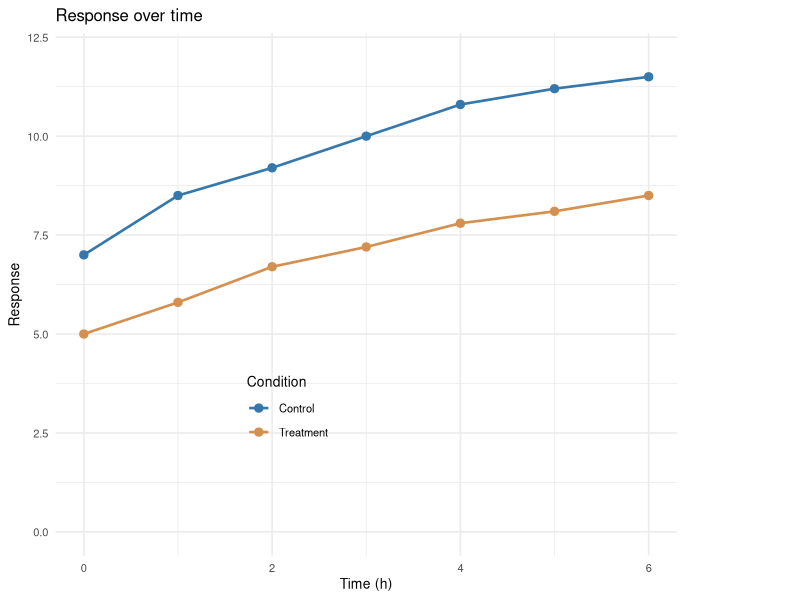

The R script that drew this image:
library(ggplot2)
df <- data.frame(
  time = rep(0:6, 2),
  response = c(7, 8.5, 9.2, 10, 10.8, 11.2, 11.5, 5, 5.8, 6.7, 7.2, 7.8, 8.1, 8.5),
  condition = rep(c("Control", "Treatment"), each = 7)
)
p <- ggplot(df, aes(time, response, colour = condition)) +
  geom_line(linewidth = 0.9) + geom_point(size = 2.5) +
  scale_y_continuous(limits = c(0, 12)) +
  scale_colour_manual(values = c("#3678ab", "#d39050")) +
  labs(title = "Response over time", x = "Time (h)", y = "Response", colour = "Condition") +
  theme_minimal(base_size = 12)


# Grid geometry and visual offsets. The same function is used by preview and export.
figweave_draw <- function(plot, moves = list(), width = 7, height = 5, measure = FALSE) {
  device <- grDevices::dev.size("in")
  width <- device[1]; height <- device[2]
  grid::grid.newpage()
  scene <- ggplot2::ggplotGrob(plot)
  legend_move <- moves[["legend:0"]]
  if (!is.null(legend_move)) for (k in grep("^guide-box", scene$layout$name)) {
    vp <- scene$grobs[[k]]$vp
    if (inherits(vp, "viewport")) {
      vp$x <- vp$x + grid::unit(legend_move[1] * width, "inches")
      vp$y <- vp$y - grid::unit(legend_move[2] * height, "inches")
      scene$grobs[[k]]$vp <- vp
    }
  }
  grid::grid.draw(scene)
  grid::grid.force()
  listing <- grid::grid.ls(print = FALSE, viewports = TRUE)
  classify <- function(g, name, full) {
    if (identical(name, "guide-box")) "legend" else if (grepl("guide-box", full)) "" else if (inherits(g, "text") && length(g$label) == 1) "text" else if (inherits(g, "points") && grepl("geom_", full)) "point" else if (inherits(g, "polyline") && grepl("GRID.polyline|geom_", full) && !grepl("grill|panel.grid", full)) "curve" else ""
  }
  rows <- character()
  counter <- 0L
  enter <- function(path) {
    grid::upViewport(0)
    parts <- strsplit(path, "::", fixed = TRUE)[[1]]
    parts <- parts[parts != "ROOT" & nzchar(parts)]
    if (length(parts)) grid::downViewport(do.call(grid::vpPath, as.list(parts)))
  }
  locate <- function(x, y) {
    pos <- grid::deviceLoc(x, y, valueOnly = TRUE)
    list(x = pos$x / width, y = 1 - pos$y / height)
  }
  for (i in seq_along(listing$name)) {
    if (!listing$type[i] %in% c("grobListing", "gTreeListing")) next
    full <- paste(c(if (nzchar(listing$gPath[i])) listing$gPath[i], listing$name[i]), collapse = "::")
    path <- do.call(grid::gPath, as.list(strsplit(full, "::", fixed = TRUE)[[1]]))
    g <- grid::grid.get(path, strict = TRUE)
    kind <- classify(g, listing$name[i], full)
    if (!nzchar(kind)) next
    counter <- counter + 1L
    # Ordinal IDs belong to this exact plot structure. Layout edits clear moves.
    indexes <- if (kind == "point") seq_along(g$x) else 0L
    for (j in indexes) {
      id <- paste(counter, j, sep = ":")
      delta <- if (kind == "legend") NULL else moves[[id]]
      if (!is.null(delta)) {
          gx <- g$x; gy <- g$y
          k <- if (kind == "point") j else seq_along(gx)
          gx[k] <- gx[k] + grid::unit(delta[1] * width, "inches")
          gy[k] <- gy[k] - grid::unit(delta[2] * height, "inches")
          grid::grid.edit(path, x = gx, y = gy, redraw = FALSE, strict = TRUE)
          g$x <- gx; g$y <- gy
      }
    }
  }
  if (length(moves)) grid::grid.refresh()
  if (!measure) return(invisible(NULL))
  counter <- 0L
  for (i in seq_along(listing$name)) {
    if (!listing$type[i] %in% c("grobListing", "gTreeListing")) next
    full <- paste(c(if (nzchar(listing$gPath[i])) listing$gPath[i], listing$name[i]), collapse = "::")
    path <- do.call(grid::gPath, as.list(strsplit(full, "::", fixed = TRUE)[[1]]))
    g <- grid::grid.get(path, strict = TRUE)
    kind <- classify(g, listing$name[i], full)
    if (!nzchar(kind)) next
    counter <- counter + 1L
    enter(listing$vpPath[i])
    if (kind %in% c("point", "curve")) {
      pos <- locate(g$x, g$y)
      groups <- if (kind == "point") as.list(seq_along(pos$x)) else list(seq_along(pos$x))
      for (j in seq_along(groups)) {
        k <- groups[[j]]
        if (!all(is.finite(c(pos$x[k], pos$y[k])))) next
        id <- paste(counter, if (kind == "point") j else 0, sep = ":")
        coords <- paste(paste(signif(pos$x[k], 7), signif(pos$y[k], 7), sep = ","), collapse = ";")
        breaks <- integer()
        if (kind == "curve") {
          if (!is.null(g$id)) breaks <- which(c(TRUE, diff(g$id) != 0)) - 1L
          else if (!is.null(g$id.lengths)) breaks <- c(0L, head(cumsum(g$id.lengths), -1L))
        }
        rows <- c(rows, paste(id, kind, coords, paste(breaks, collapse = ","), sep = "\t"))
      }
    } else {
      if (kind == "legend") {
        a <- locate(grid::unit(0, "npc"), grid::unit(0, "npc"))
        b <- locate(grid::unit(1, "npc"), grid::unit(1, "npc"))
      } else {
        a <- locate(grid::grobX(g, 180), grid::grobY(g, 270))
        b <- locate(grid::grobX(g, 0), grid::grobY(g, 90))
      }
      coords <- paste(c(a$x, a$y, b$x, b$y), collapse = ",")
      if (all(is.finite(c(a$x, a$y, b$x, b$y)))) rows <- c(rows, paste(if (kind == "legend") "legend:0" else paste(counter, 0, sep = ":"), kind, coords, sep = "\t"))
    }
  }
  grid::upViewport(0)
  assign(".fw_geometry", paste(rows, collapse = "\n"), envir = globalenv())
  invisible(NULL)
}

# Record the edited display list on a disposable device. Only its final scene is
# drawn to the PDF destination, so grid.refresh cannot append intermediate pages.
figweave_scene <- function(plot, moves = list(), width = 7, height = 5) {
  grDevices::pdf(NULL, width = width, height = height)
  on.exit(grDevices::dev.off())
  figweave_draw(plot, moves, width, height)
  grid::grid.grab()
}

figweave_plot <- p + ggplot2::theme(text = ggplot2::element_text(size = 10), legend.position = "right")
figweave_result <- figweave_scene(figweave_plot, list("legend:0" = c(-0.649999929028888,0.2299999682047108)), 7, 5)
grid::grid.newpage()
grid::grid.draw(figweave_result)
